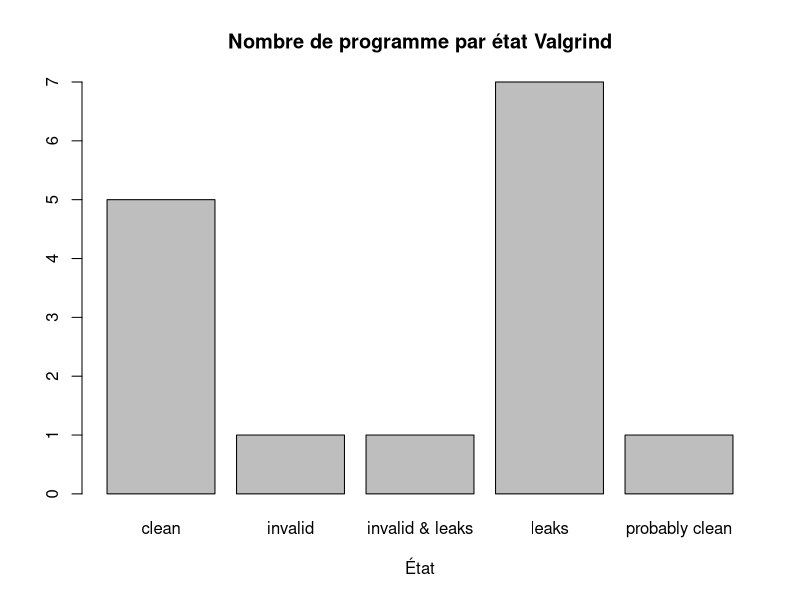
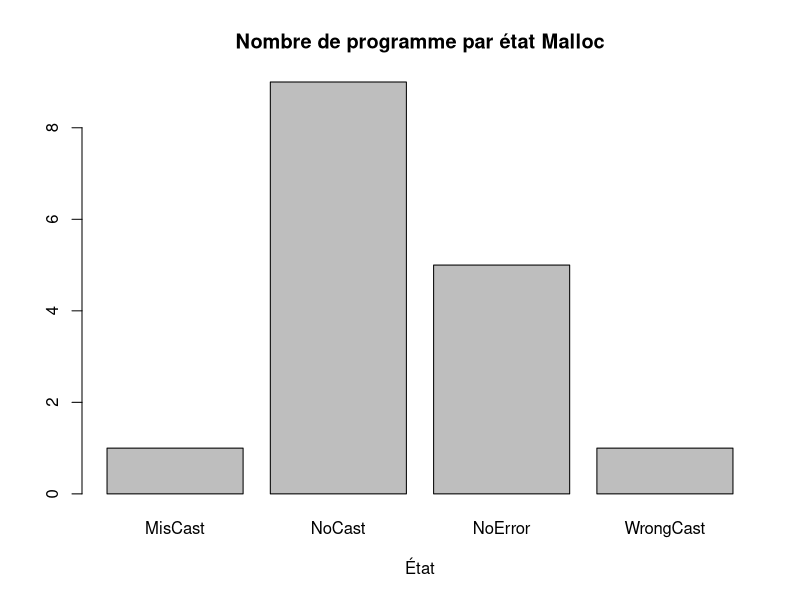
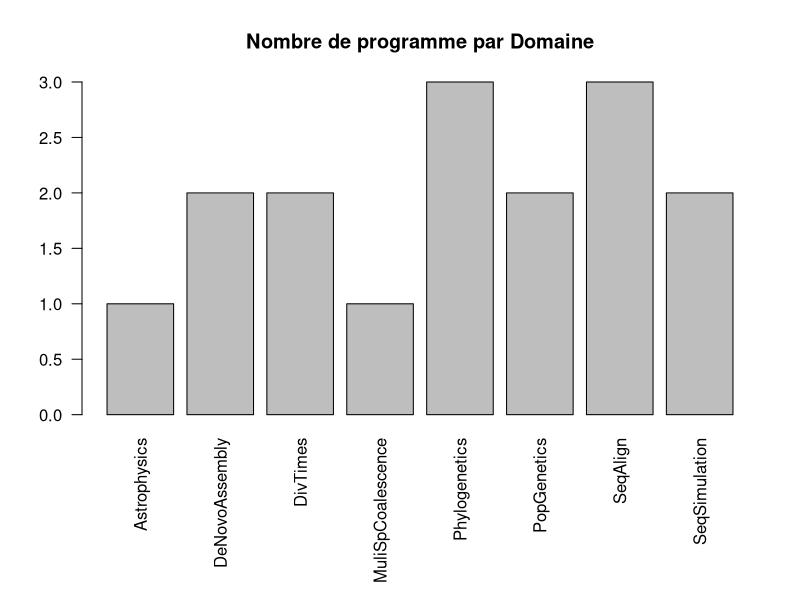
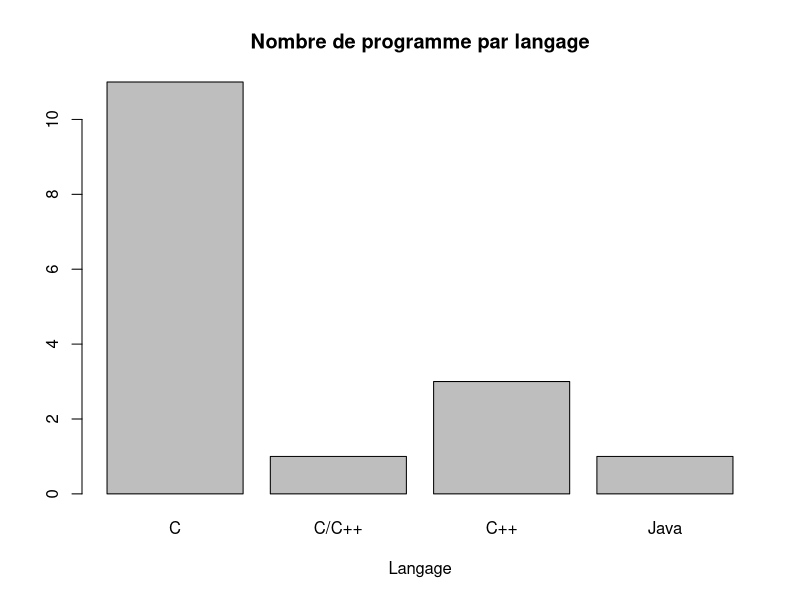
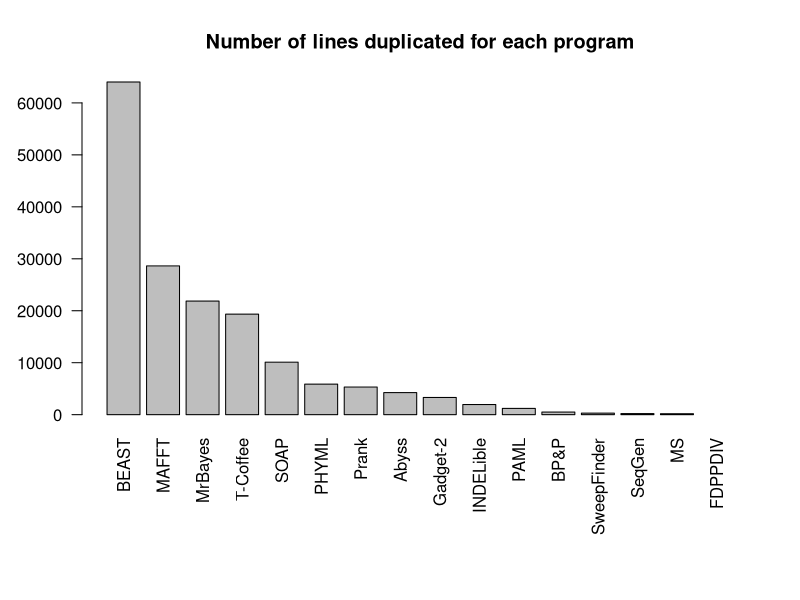

Here is the R script that generated these plots, in order: (Note: this script raises an error after producing the figures.)
setwd("~/Travail/2017/second_semestre/Stat/Evaluation/urban-funicular")
tab = read.table("programs.txt", header=T, sep = "\t" )
head(tab)

# Question 1

pdf('programme_language.pdf')
barplot(table(tab$Language), main = "Nombre de programme par langage", xlab = "Langage")
dev.off()

barplot(table(tab$Valgrind), main = "Nombre de programme par état Valgrind", xlab = "État")
barplot(table(tab$Malloc), main = "Nombre de programme par état Malloc", xlab = "État")

op = par(mar = c(9, 4, 4, 2) + 0.1)
barplot(table(tab$Domain), main = "Nombre de programme par Domaine",  las = 2)

pdf('lines_programme.pdf')
op = par(mar = c(9, 4, 4, 2) + 0.1)
barplot(tab[order(tab$DuplicatedLines, decreasing = TRUE),]$DuplicatedLines, names.arg = tab[order(tab$DuplicatedLines, decreasing = TRUE),]$Code, las = 2,
            main = 'Number of lines duplicated for each program')
dev.off()

op = par(mar = c(9, 4, 4, 2) + 0.1)
tabbis = tab[is.na(tab$DuplicatedBlocks) == FALSE] 
barplot(tab[order(tab$DuplicatedBlocks, decreasing = TRUE),]$DuplicatedBlocks[is.na(tab$DuplicatedBlocks) == FALSE], 
        names.arg = tab[order(tab$DuplicatedBlocks, decreasing = TRUE),]$Code[is.na(tab$DuplicatedBlocks) == FALSE], las = 2,
        main = 'Number of blocks duplicated for each program')

# Question 3

# Plutôt que le nombre de lignes de code dupliquées par programme, nous avons décidé, de comparer les pourcentages correspondant afin que la longueur des fichiers ne biaise pas le test.

temp_noNA_dupl = tab$DuplicatedLines[is.na(tab$DuplicatedLines) == FALSE]
temp_noNA_lines = tab$LinesOfCode[is.na(tab$DuplicatedLines) == FALSE]
temp_noNA_code = tab$Code[is.na(tab$DuplicatedLines) == FALSE]
temp_noNA_language = tab$Language[is.na(tab$DuplicatedLines) == FALSE]


data = data.frame(temp_noNA_code, temp_noNA_dupl / temp_noNA_lines, temp_noNA_language)
colnames(data) = c("Program", "DupLin_per", "Language")
head(data)
wilcox.test(data[data$Language == "C++",]$DupLin_per, data[data$Language == "C",]$DupLin_per)

# Hypothese H0: Il n'y a pas de différences significatives du pourcentage de lignes de code dupliquées en fonction du langage de programmation utilisé.
# Au risque d'erreur 5% , nous ne pouvons pas rejeter H0.
# Nous en concluons que le langage de programmtion n'influe sur le pourcentage de lignes de code dupliquées.

# Question 6
